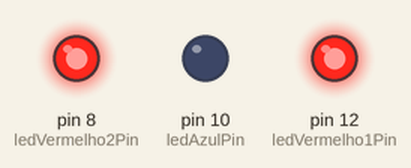
The sketch below on a simulated Arduino Uno, built with avr-gcc and run on an emulated ATmega328P. Shown: output pins drawn as LEDs (lit = HIGH).

Above: at 1.4 s.
At 4.45 s:
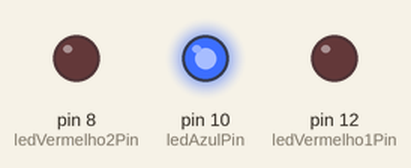
Timing chart, 0 to 4.8 s (numbered marks = the images above):
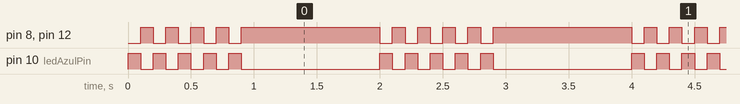

The sketch:

amazing_crift1__1_.ino
```cpp
int ledAzulPin = 10;
int ledVermelho1Pin = 12;
int ledVermelho2Pin = 8;

void setup() {
  pinMode(ledAzulPin, OUTPUT);
  pinMode(ledVermelho1Pin, OUTPUT);
  pinMode(ledVermelho2Pin, OUTPUT);
}

void loop() {
  for (int i = 0; i < 5; i++) {
    digitalWrite(ledAzulPin, HIGH);
    digitalWrite(ledVermelho1Pin, LOW);
    digitalWrite(ledVermelho2Pin, LOW);
    delay(100);
    digitalWrite(ledAzulPin, LOW);
    digitalWrite(ledVermelho1Pin, HIGH);
    digitalWrite(ledVermelho2Pin, HIGH);
    delay(100);
  }
  delay(1000);
}
```

Measured:
- by itself, pin 10 (ledAzulPin): repeats every 2.0 s: 4 × (LOW 0.10 s, HIGH 0.10 s), LOW 1.1 s, HIGH 0.10 s
- by itself, pin 8 (ledVermelho2Pin), pin 12 (ledVermelho1Pin): repeats every 2.0 s: 3 × (LOW 0.10 s, HIGH 0.10 s), LOW 0.10 s, HIGH 1.1 s, LOW 0.10 s, HIGH 0.10 s
- by itself, everything shown: repeats every 2.0 s, in 10 steps
